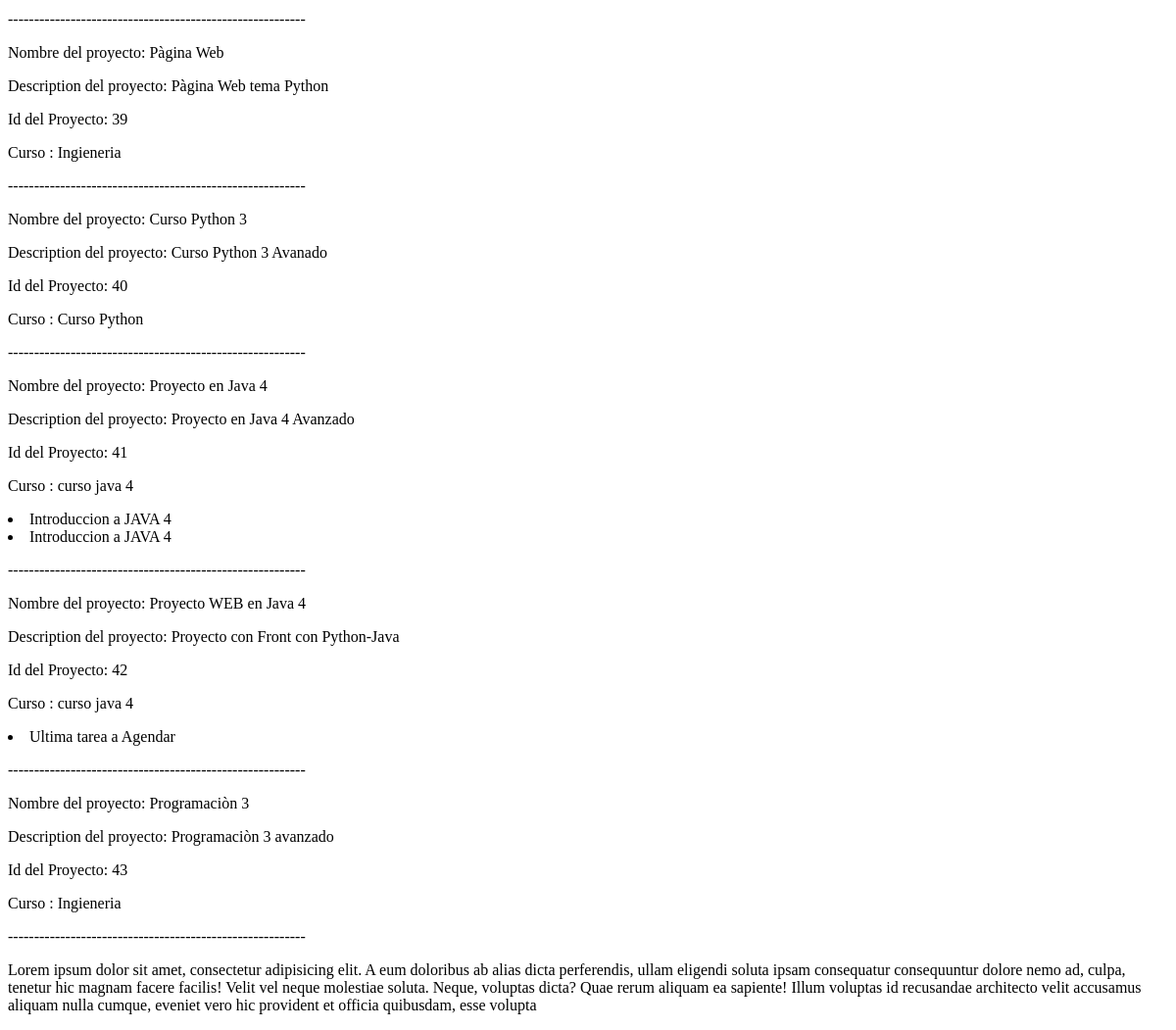
The page /projects/ (lower part) on the database as committed earlier.
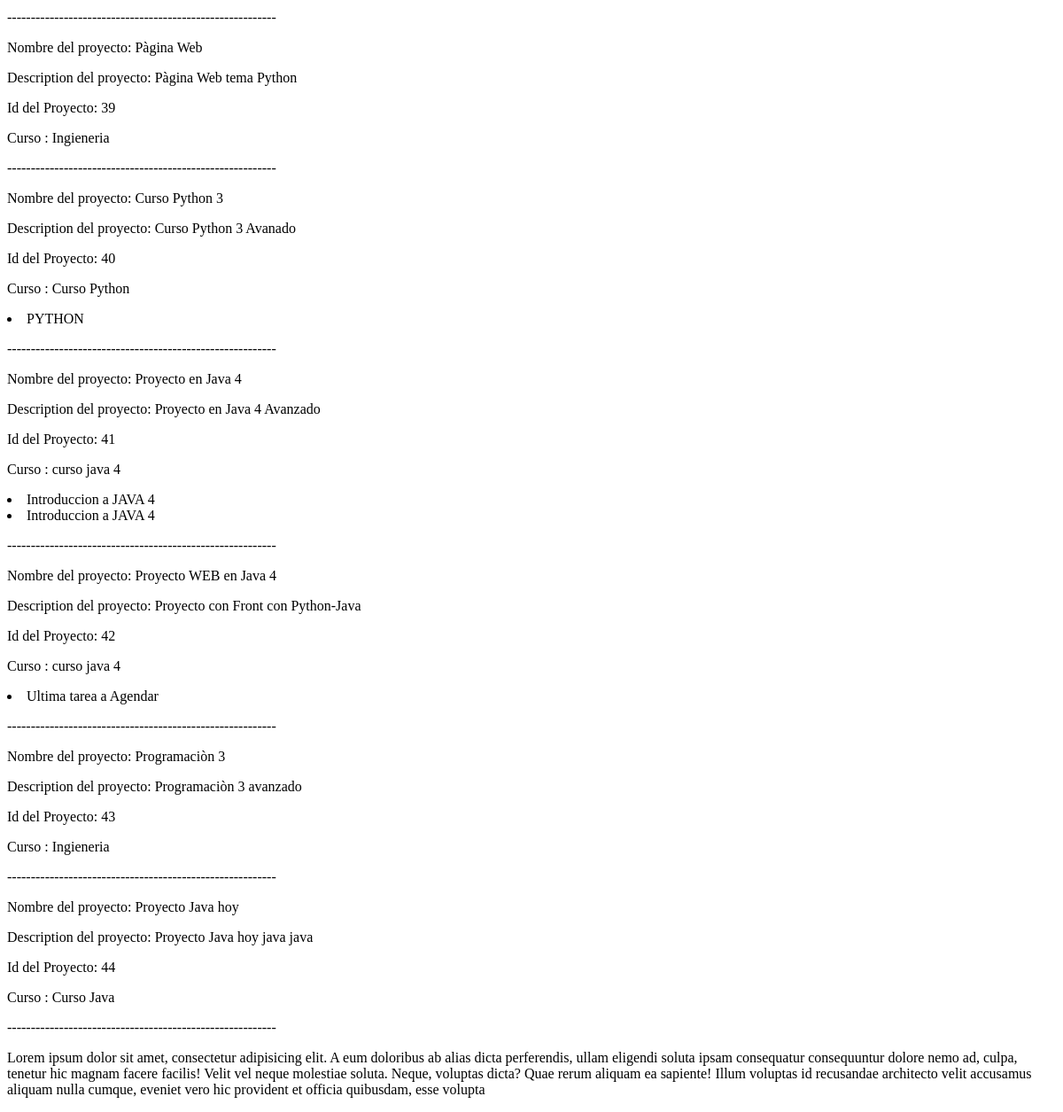
The same page on the database as committed later.
### miapp/models.py (models this page shows, shortened)
class Project(models.Model):
    name = models.CharField(max_length=100)
    description = models.CharField(max_length=255)
    curso = models.ForeignKey(Course, on_delete=models.CASCADE, default=1)
    def __str__(self):
        return f"{self.name} - {self.description} - {self.curso.name}"

class Course(models.Model):
    name = models.CharField(max_length=100)
    description = models.TextField()
    done = models.BooleanField(default=False)

class Task(models.Model):
    title = models.CharField(max_length=100)
    description = models.TextField()
    project = models.ForeignKey(Project, on_delete=models.CASCADE)
    done = models.BooleanField(default=False)

### miapp/views.py (the view)
# urls.py: path('projects/', views.projects),
def projects(request):
    title ='ver el query set de proyecto'
    projects=Project.objects.all()
    print(projects)
    return render(request,'project/projects.html', {
        'title':  title,
        'projects': projects
    })

### miapp/templates/project/projects.html (shortened to what this page needs)
{% extends 'layout/menu.html' %}
{% block content %}
    {% for project in projects %}
        <p>Nombre del proyecto: {{ project.name }}</p>
        <p>Description del proyecto: {{ project.description }}</p>
        <p>Id del Proyecto: {{ project.id }}</p>
        <p>Curso : {{ project.curso.name }}</p>
        {% for tarea in project.task_set.all %}
            <li>
                {{ tarea.title }}
            </li>
        {% endfor %}
        <p>---------------------------------------------------------</p>
    {% endfor %}
    <p>Lorem ipsum dolor sit amet, consectetur adipisicing elit. A eum doloribus ab alias dicta
        perferendis, ullam eligendi soluta ipsam consequatur consequuntur dolore nemo ad, culpa,
        tenetur hic magnam facere facilis! Velit vel neque molestiae soluta. Neque, voluptas dicta?
        Quae rerum aliquam ea sapiente! Illum voluptas id recusandae architecto velit accusamus
        aliquam nulla cumque, eveniet vero hic provident et officia quibusdam, esse volupta</p>
{% endblock %}

Rows that differ between the two databases and show on the page:
added Task: title "PYTHON", shown under Project "Curso Python 3"
added Project: name "Proyecto Java hoy", description "Proyecto Java hoy java java", id "44", curso.name "Curso Java"
